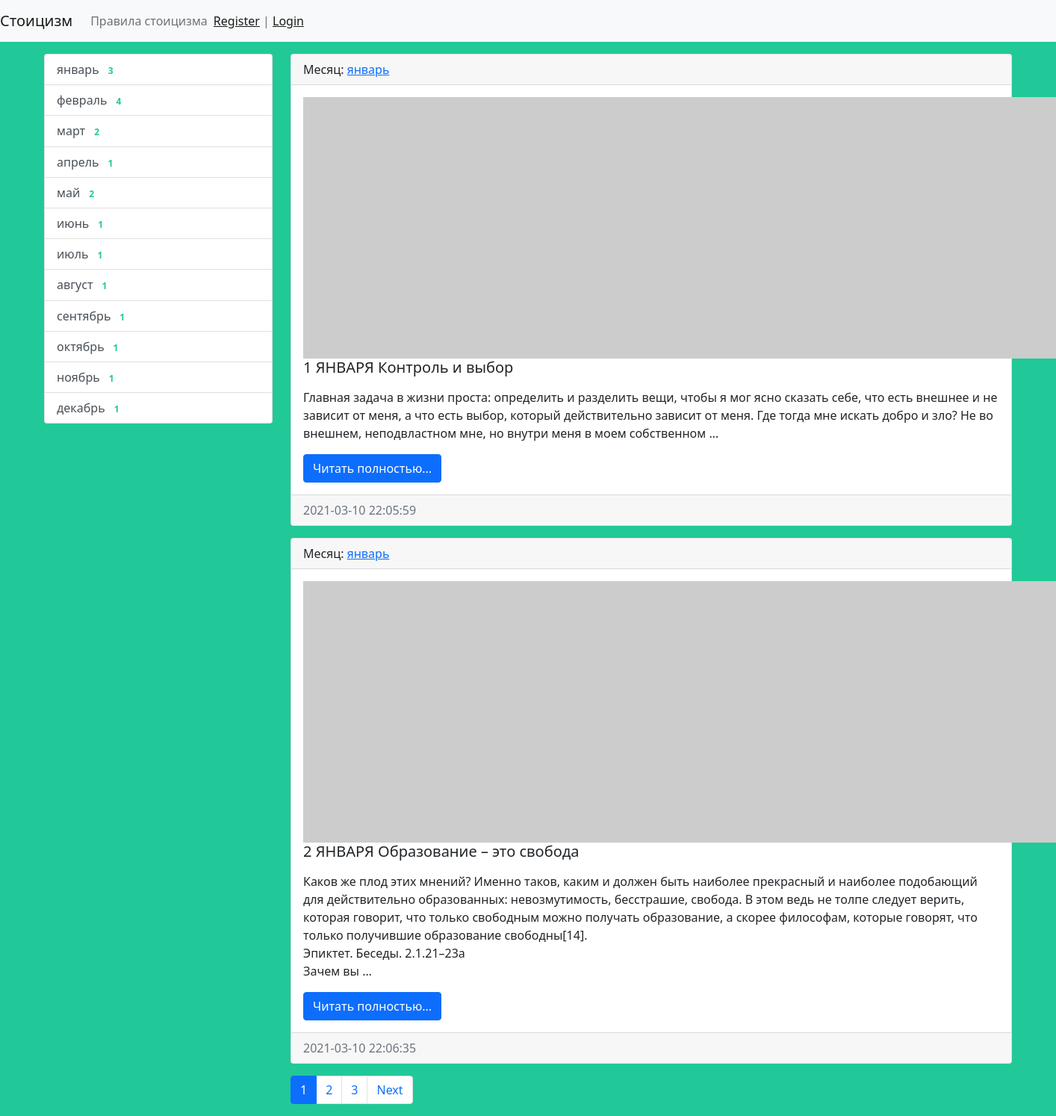
The page / on the database its author committed.
### stoic/models.py (models this page shows, shortened)
class Month(models.Model):
    title = models.CharField(max_length=150, db_index=True, verbose_name='Наименование месяца')
    def get_absolute_url(self):
        return reverse('month', kwargs={"month_id": self.pk})
    def __str__(self):
        return self.title
    class Meta:
        verbose_name = 'Месяц'
        verbose_name_plural = 'Месяцы'
        ordering = ['id']

class Stoic(models.Model):
    title = models.CharField(max_length=150, verbose_name='Заголовок')
    content = models.TextField(blank=True, verbose_name='Контент')
    created_at = models.DateTimeField(auto_now_add=True, verbose_name='Дата публикации')
    updated_at = models.DateTimeField(auto_now=True, verbose_name='Обновлено')
    photo = models.ImageField(upload_to='photos/%Y/%m/%d/', verbose_name='Изображение', blank=True)
    is_published = models.BooleanField(default=True, verbose_name='Опубликовано')
    month = models.ForeignKey('Month', on_delete=models.PROTECT, verbose_name='Месяц')
    views = models.IntegerField(default=0)
    def get_absolute_url(self):
        return reverse('view_stoic', kwargs={"pk": self.pk})
    class Meta:
        verbose_name = 'Высказывание'
        verbose_name_plural = 'Дни'
        ordering = ['id']

### stoic/views.py (the view)
# urls.py: path('', HomeStoic.as_view(), name='home'),
class HomeStoic(MyMixin, ListView):
    model = Stoic
    template_name = 'stoic/home_stoic_list.html'
    context_object_name = 'stoic'
    mixin_prop = 'hello world'
    paginate_by = 2
    def get_context_data(self, *, object_list=None, **kwargs):
        context = super().get_context_data(**kwargs)
        context['title'] = self.get_upper('Стоик')
        context['mixin_prop'] = self.get_prop()
        return context
    def get_queryset(self):
        return Stoic.objects.filter(is_published=True).select_related('month')

### stoic/templatetags/stoic_tags.py (called while the page is built)
@register.inclusion_tag('stoic/list_months.html')
def show_months(arg1='Hello', arg2='world'):
    months = Month.objects.annotate(cnt=Count('stoic', filter=F('stoic__is_published'))).filter(cnt__gt=0)
    return {"months": months, "arg1": arg1, "arg2": arg2}

### stoic/utils.py (called while the page is built)
    def get_prop(self):
        return self.mixin_prop.upper()

    def get_upper(self, s):
        if isinstance(s, str):
            return s.upper()
        else:
            return s.title.upper()

### stoic/templates/stoic/home_stoic_list.html (shortened to what this page needs)
{% extends 'base.html' %}
{% block sidebar %}
{% include 'inc/_sidebar.html' %}
{% endblock %}
{% block content %}
{% for item in stoic %}
<div class="card mb-3">
    <div class="card-header">
        Месяц: <a href="{{ item.category.get_absolute_url }}">{{ item.month }}</a>
    </div>
    <div class="card-body">
        <div class="media">
            {% if item.photo %}
            <img src="{{ item.photo.url }}" alt="" width="350" class="mr-3">
            {% else %}
            <img src="https://picsum.photos/id/1060/350/235/?blur=2" alt="" class="mr-3">
            {% endif %}
            <div class="media-body">
                <h5 class="card-title">{{ item.title }}</h5>
                <p class="card-text">{{ item.content|safe|linebreaks|truncatewords:50 }}</p>
                <a href="{{ item.get_absolute_url }}" class="btn btn-primary">Читать полностью...</a>
            </div>
        </div>
    </div>
    <div class="card-footer text-muted">
        {{ item.created_at|date:"Y-m-d H:i:s" }}
    </div>
</div>
{% endfor %}
{% endblock %}

### stoic/templates/stoic/list_months.html
<div class="list-group">
    {% for item in months %}
        <a href="{{ item.get_absolute_url }}" class="list-group-item list-group-item-action">{{ item.title }} <span  class="badge badge-primary badge-pill" style="color:#20c997;"  >{{ item.cnt }}</span></a>
    {% endfor %}
</div>

### stoic_app/static/css/style.css (style rules this page uses)
body { background-color: #20c997; }

### rows shown on the page
Month: title "январь", cnt "3"
Month: title "февраль", cnt "4"
Month: title "март", cnt "2"
Month: title "апрель", cnt "1"
Month: title "май", cnt "2"
Month: title "июнь", cnt "1"
Month: title "июль", cnt "1"
Month: title "август", cnt "1"
Month: title "сентябрь", cnt "1"
Month: title "октябрь", cnt "1"
Month: title "ноябрь", cnt "1"
Month: title "декабрь", cnt "1"
Stoic: month "январь", title "1 ЯНВАРЯ Контроль и выбор", content "Главная задача в жизни проста: определить и разделить вещи, чтобы я мог ясно сказать себе, что есть внешнее и не зависит от меня, а что есть выбор, который действительно зависит от меня. Где тогда мне искать добро и зло? Не во внешнем, неподвластном мне, но внутри меня в моем собственном …", created_at "2021-03-10 22:05:59"
Stoic: month "январь", title "2 ЯНВАРЯ Образование – это свобода", content "Каков же плод этих мнений? Именно таков, каким и должен быть наиболее прекрасный и наиболее подобающий для действительно образованных: невозмутимость, бесстрашие, свобода. В этом ведь не толпе следует верить, которая говорит, что только свободным можно получать образование, а скорее философам, которые говорят, что только получившие образование свободны[14]. Эпиктет. Беседы. 2.1.21–23а Зачем вы …", created_at "2021-03-10 22:06:35"

### other values the page prints
{{ p }} "1"
{{ p }} "2" "3"
